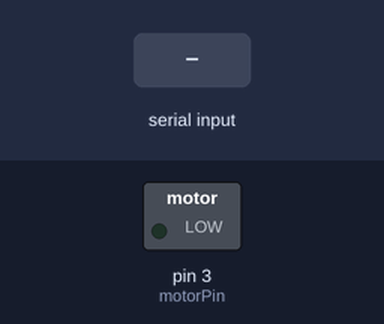
A sketch run on a simulated Arduino Uno, built with avr-gcc and run on an emulated ATmega328P. Parts: switched loads named in the sketch (green lamp = pin HIGH). Inputs (shaded band) come from the test bench. What the sketch prints to the serial monitor is not drawn.

Above: at 1.2 s.
1.3 s: "90,45\n" received over Serial
At 2.1 s:
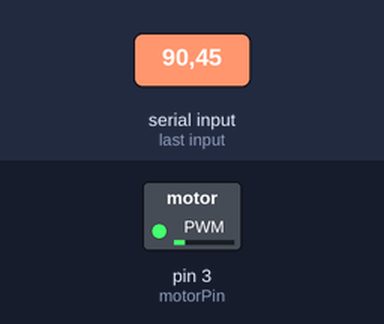
3.8 s: "30,150\n" received over Serial
At 4.2 s:
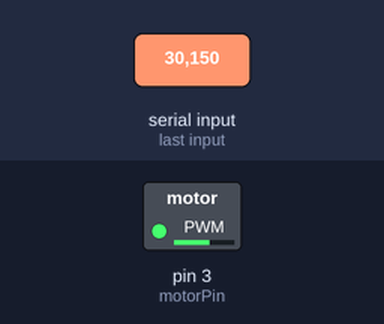
6.3 s: "200\n" received over Serial
At 7.1 s:
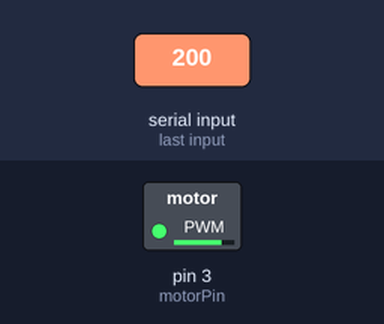
Timing chart, 0 to 9.3 s (numbered marks = the images above; inputs shaded):
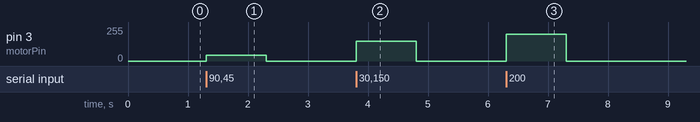

The sketch:

sketch_jan28c.ino
```cpp
int motorPin = 3;

void setup()
{
  pinMode(motorPin, OUTPUT);
  Serial.begin(9600);
  while (! Serial);
  Serial.println("255");
}


void loop()
{
  if (Serial.available())
  {
    int speed = Serial.parseInt();
    if (speed >= 0 && speed <= 255)
    {
      analogWrite(motorPin, speed);
    }
  }
}
```

Measured:
- after the input at 1.3 s, pin 3 (motorPin): 0/255 → 45/255 at once, → 0/255 1.0 s later
- after the input at 3.8 s, pin 3 (motorPin): 0/255 → 150/255 at once, → 0/255 1.0 s later
- after the input at 6.3 s, pin 3 (motorPin): 0/255 → 200/255 at once, → 0/255 1.0 s later
